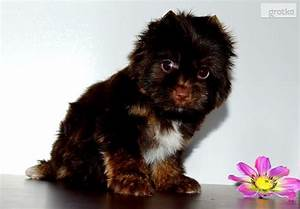
#> input picture datasets/animals/cane/OIP-4smMm1RUsnO_8ILOIJaPGgHaFK.jpeg, 300 x 209 px
$ python -i hog_features.py   (imports and definitions only)
#> lines starting #> are read from the running program, lines starting #| are printed output that depends on the picture
#> further down, picture is the input picture: shape (209, 300, 3); mean B, G, R 141.9, 142.5, 148.8
import os
import cv2
import numpy as np
import pandas as pd
from skimage.feature import hog

FRUITS_PATH  = os.path.join("datasets", "fruits")
ANIMALS_PATH = os.path.join("datasets", "animals")

OUT_DIR = "features_out"
# [1 line not run here, left out]

def preprocess_for_hog(img_bgr, size=(128, 128)):
#> called with size = (128, 128)
    img_resized = cv2.resize(img_bgr, size, interpolation=cv2.INTER_AREA)
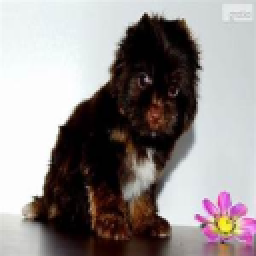
#> img_resized: shape (128, 128, 3) (shown 2 times larger); mean B, G, R 141.9, 142.5, 148.8
    gray = cv2.cvtColor(img_resized, cv2.COLOR_BGR2GRAY)
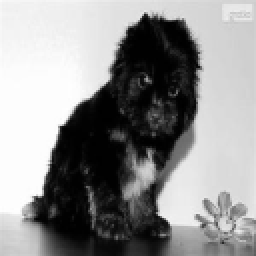
#> gray: shape (128, 128) (shown 2 times larger); min 0, max 255, mean 144.3
    gray = cv2.equalizeHist(gray)
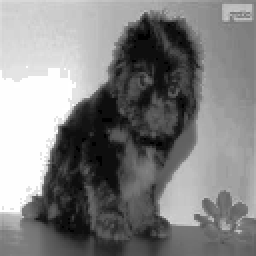
#> gray: shape (128, 128) (shown 2 times larger); min 0, max 255, mean 129.3
    return gray

# [64 lines left out: functions hog_vector, build_hog_dataset, not called in this run]

def main():
    build_hog_dataset(FRUITS_PATH, "fruits", log_every=200)
    build_hog_dataset(ANIMALS_PATH, "animals", log_every=200)

# [2 lines not run here, left out]

>>> import cv2
>>> picture = cv2.imread('datasets/animals/cane/OIP-4smMm1RUsnO_8ILOIJaPGgHaFK.jpeg')
>>> result = preprocess_for_hog(picture)

$ run again, on datasets/animals/elefante/OIP-5D7w99NsvvmGb_H5KNTI_QHaFj.jpeg
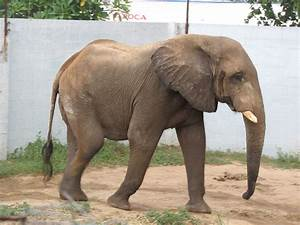
#> input picture datasets/animals/elefante/OIP-5D7w99NsvvmGb_H5KNTI_QHaFj.jpeg, 300 x 225 px
#> picture is the input picture: shape (225, 300, 3); mean B, G, R 140, 154.4, 164.6
#> in preprocess_for_hog, `img_resized = cv2.resize(img_bgr, size, interpolation=cv2.INTER_AREA)`:
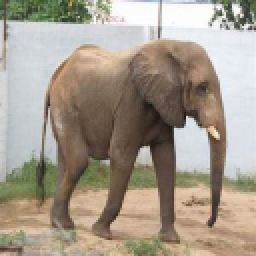
#> img_resized: shape (128, 128, 3) (shown 2 times larger); mean B, G, R 140, 154.4, 164.6
#> in preprocess_for_hog, `gray = cv2.equalizeHist(gray)`:
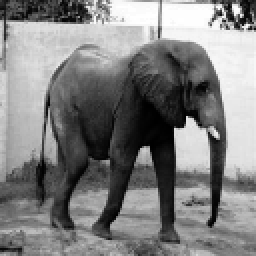
#> gray: shape (128, 128) (shown 2 times larger); min 0, max 255, mean 128.2
